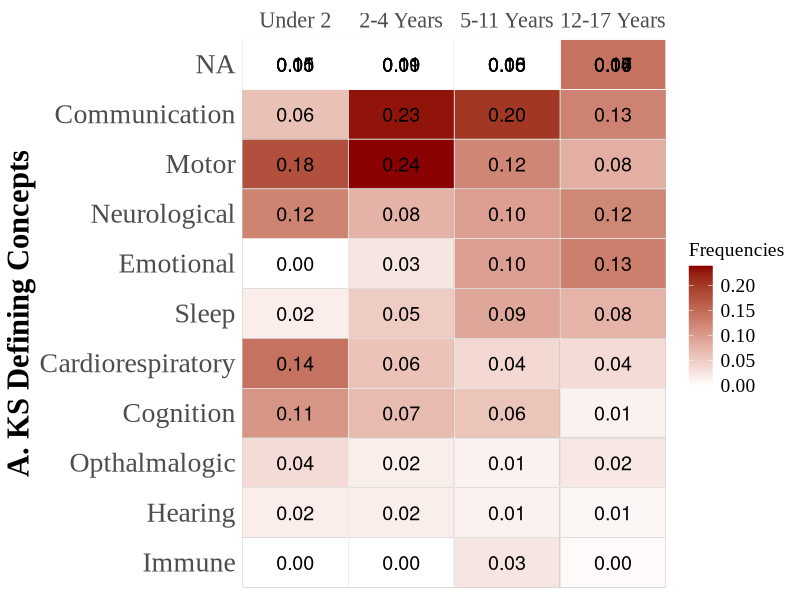
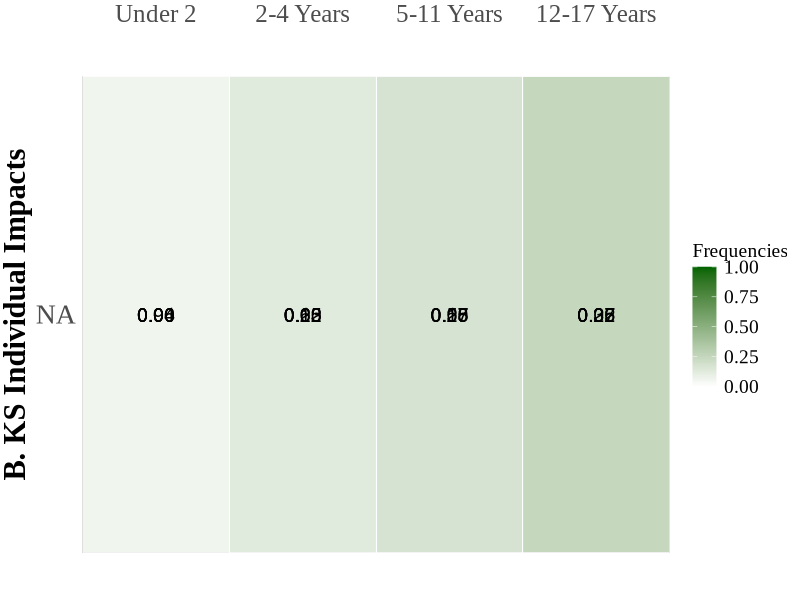
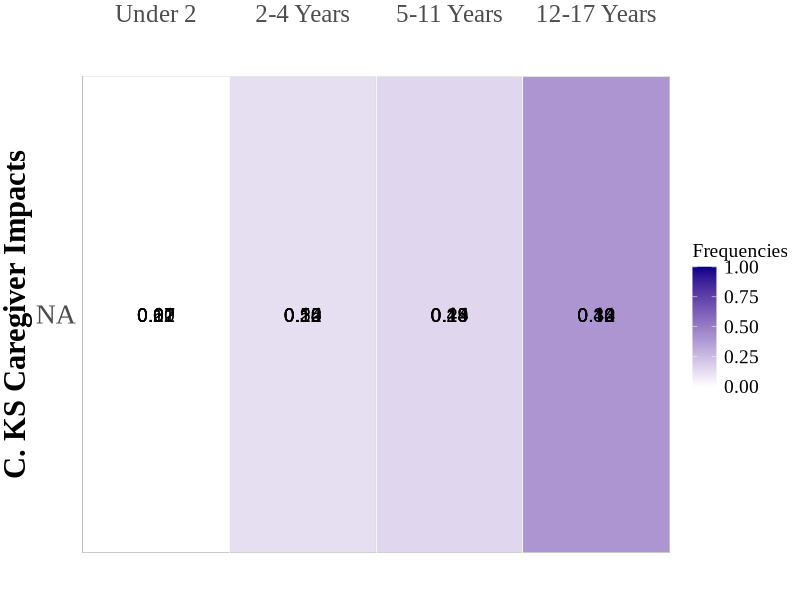
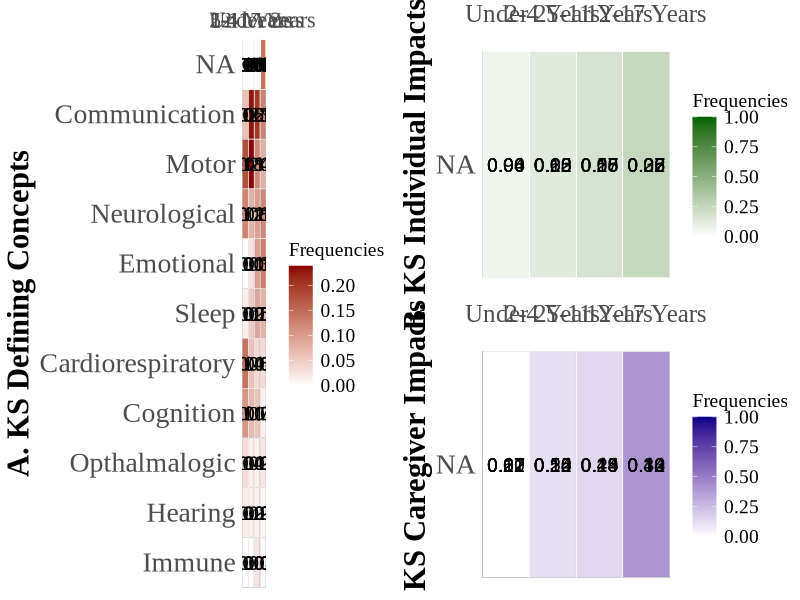

R code for these plots, in order:
## ---- chunk 1
knitr::opts_chunk$set(echo = TRUE)
## ---- chunk 2
library(cowplot)
library(ggpubr)
library(tidyverse)
library(gridExtra)


## ---- chunk 3
#load in data
KS_data <- read.csv("KS_lifespan.csv")
KS_data$X <- str_replace(KS_data$X, " impact", "")
KS_data$X <- str_replace(KS_data$X, " and ", " & ")

#defining concepts subset data
concepts <- KS_data[2:15, -6]

#rename for ease
concepts <- rename(concepts, Symptoms = `X`)
concepts <- rename(concepts, `< 2` = `under.2.years.of.age..infancy...N.16.`,
                   `2-4` = `X2.4.years.of.age...early.childhood...N.15.`,
                   `5-11` = `X5.11.years.of.age..late.childhood...N.13.`,
                   `12-17` = `X12.17.years.of.age..adolescence.and.teenage.years...N.6.`)

#find sum of individual columns
conc_csums <- colSums(concepts[ , -1])

#divide cell values by column total for frequency
#put frequency values in new columns
concepts <- concepts |>
  mutate(
    `Under 2` = `< 2` / conc_csums[1],
    `2-4 Years` = `2-4` / conc_csums[2],
    `5-11 Years` = `5-11` / conc_csums[3],
    `12-17 Years` = `12-17` / conc_csums[4]
  )

#format for graphing
concepts_2 <- select(concepts, -`< 2`, -`2-4`, -`5-11`, -`12-17`)
concepts_2 <- pivot_longer(concepts_2, cols = c(`Under 2`, `2-4 Years`, `5-11 Years`, `12-17 Years`), names_to = "age", values_to = "Frequencies")

concepts_2$age <- factor(concepts_2$age, levels = c("Under 2", "2-4 Years", "5-11 Years", "12-17 Years"))

concepts_2$Symptoms <- factor(concepts_2$Symptoms, levels = c("Immune", "Hearing", 
                                                              "Opthalmalogic", "Post−pubertal regression",
                                                              "Cognition", "Cardiorespiratory",  "Sleep",
                                                              "Emotional", "Gastrointentinal", 
                                                              "Neurological",
                                                              "Behavioral  & Neurodevelopmental", "Motor",
                                                              "Communication"))
  
 

#heatmap
heatmap_1 <- ggplot(concepts_2, aes(x=age, y=Symptoms, fill= Frequencies)) +
   geom_tile(color = "black") +  
   geom_tile(color = "white", fill = NA) +  
   geom_tile(color = "white", fill = NA) +  
   geom_text(aes(label = sprintf("%.2f", Frequencies)), color = "black", size = 5) +  # Add text labels
   scale_fill_gradient(low="white", high="darkred") + 
   labs(x = NULL, y = "A. KS Defining Concepts")+
   scale_x_discrete(expand = c(0, 0), position = 'top', labels = c("Under 2", limits = c(0, 1))) +
   theme_minimal() +  
   theme(panel.grid = element_blank())+
   theme(
    panel.grid = element_blank(),
    axis.text.y = element_text(family = "Times New Roman", size = 20),
    axis.text.x = element_text(family = "Times New Roman", size = 16),
    plot.title = element_text(family = "Times New Roman", size = 10), 
    legend.title = element_text(family = "Times New Roman", size = 14), 
    legend.text = element_text(family = "Times New Roman", size = 14),
    axis.title.y = element_text(family = "Times New Roman", face = "bold", size = 22)
  )

heatmap_1
 
## ---- chunk 4
#individual impacts subset data
ind_impacts <- KS_data[18:21, -6]

ind_impacts <- rename(ind_impacts, Impacts = `X`)
ind_impacts <- rename(ind_impacts, `< 2` = `under.2.years.of.age..infancy...N.16.`,
                   `2-4` = `X2.4.years.of.age...early.childhood...N.15.`,
                   `5-11` = `X5.11.years.of.age..late.childhood...N.13.`,
                   `12-17` = `X12.17.years.of.age..adolescence.and.teenage.years...N.6.`)


#find sum of individual columns
ind_csums <- colSums(ind_impacts[ ,-1])

#divide cell values by column total for frequency
#put frequency values in new columns
ind_impacts <- ind_impacts |>
  mutate(
    `Under 2` = `< 2` / ind_csums[1],
    `2-4 Years` = `2-4` / ind_csums[2],
    `5-11 Years` = `5-11` / ind_csums[3],
    `12-17 Years` = `12-17` / ind_csums[4]
  )

#format for graphing
ind_impacts_2 <- select(ind_impacts, -`< 2`, -`2-4`, -`5-11`, -`12-17`)
ind_impacts_2 <- pivot_longer(ind_impacts_2, cols = c(`Under 2`, `2-4 Years`, `5-11 Years`, `12-17 Years`), names_to = "age", values_to = "Frequencies")

ind_impacts_2$age <- factor(ind_impacts_2$age, levels = c("Under 2", "2-4 Years", "5-11 Years", "12-17 Years"))

ind_impacts_2$Impacts <- factor(ind_impacts_2$Impacts, levels = c("Education impact",
                                                                  "Daily living impact",
                                                                  "Social impact",
                                                                  "Health impact"))
#heatmap
heatmap_2 <- ggplot(ind_impacts_2, aes(x=age, y=Impacts, fill= Frequencies)) +
   geom_tile(color = "black") +  
   geom_tile(color = "white", fill = NA) + 
   geom_tile(color = "white", fill = NA) +  
   geom_text(aes(label = sprintf("%.2f", Frequencies)), color = "black", size = 5) +  # Add text labels
   scale_fill_gradient(low = "white", high = "darkgreen", limit = c(0,1))+
   labs(x = NULL, y = "B. KS Individual Impacts")+
   scale_x_discrete(expand = c(0, 0),position = 'top') +
   theme_minimal() +  
   theme(panel.grid = element_blank())+
  theme(
    panel.grid = element_blank(),
    axis.text.y = element_text(family = "Times New Roman", size = 20),
    axis.text.x = element_text(family = "Times New Roman", size = 18),
    plot.title = element_text(family = "Times New Roman", size = 10), 
    legend.title = element_text(family = "Times New Roman", size = 14), 
    legend.text = element_text(family = "Times New Roman", size = 14),
    axis.title.y = element_text(family = "Times New Roman", face = "bold", size = 22),
    plot.margin = margin(t = 0, r = .1, b = 0, l = .1, unit = "cm")
  )

heatmap_2
## ---- chunk 5
#caregiver impacts subset data
care_impacts <- KS_data[24:27, -6]

care_impacts <- rename(care_impacts, Impacts = `X`)
care_impacts <- rename(care_impacts, `< 2` = `under.2.years.of.age..infancy...N.16.`,
                   `2-4` = `X2.4.years.of.age...early.childhood...N.15.`,
                   `5-11` = `X5.11.years.of.age..late.childhood...N.13.`,
                   `12-17` = `X12.17.years.of.age..adolescence.and.teenage.years...N.6.`)

#find sum of individual columns
care_csums <- colSums(care_impacts[ ,-1])

#divide cell values by column total for frequency
#put frequency values in new columns
care_impacts <- care_impacts |>
  mutate(
    `Under 2` = `< 2` / care_csums[1],
    `2-4 Years` = `2-4` / care_csums[2],
    `5-11 Years` = `5-11` / care_csums[3],
    `12-17 Years` = `12-17` / care_csums[4]
  )

#format for graphing
care_impacts_2 <- select(care_impacts, -`< 2`, -`2-4`, -`5-11`, -`12-17`)
care_impacts_2 <- pivot_longer(care_impacts_2, cols = c(`Under 2`, `2-4 Years`, `5-11 Years`, `12-17 Years`), names_to = "age", values_to = "Frequencies")

care_impacts_2$age <- factor(care_impacts_2$age, levels = c("Under 2", "2-4 Years", "5-11 Years", "12-17 Years"))

care_impacts_2$Impacts <- factor(care_impacts_2$Impacts, levels = c("Education impact",
                                                                  "Daily living impact",
                                                                  "Social impact",
                                                                  "Health impact"))

heatmap_3 <- ggplot(care_impacts_2, aes(x=age, y=Impacts, fill= Frequencies)) +
   geom_tile(color = "black") +  
   geom_tile(color = "white", fill = NA) +  
   geom_text(aes(label = sprintf("%.2f", Frequencies)), color = "black", size = 5) +  #add numbers on heatmap
   scale_fill_gradient(low="white", high="darkblue", limits = c(0,1)) + 
   labs(x = NULL, y = "C. KS Caregiver Impacts")+
   scale_x_discrete(expand = c(0, 0),position = 'top') +
   theme_minimal() +  
   theme(panel.grid = element_blank())+
   theme(
    panel.grid = element_blank(),
    axis.text.y = element_text(family = "Times New Roman", size = 20),
    axis.text.x = element_text(family = "Times New Roman", size = 18),
    plot.title = element_text(family = "Times New Roman", size = 10), 
    legend.title = element_text(family = "Times New Roman", size = 14), 
    legend.text = element_text(family = "Times New Roman", size = 14),
    axis.title.y = element_text(family = "Times New Roman", face = "bold", size = 22),
    plot.margin = margin(t = 0, r = .1, b = 0, l = .1, unit = "cm")
   )
heatmap_3
     
## ---- chunk 6
#plots in same place
grid.arrange(heatmap_1, arrangeGrob(heatmap_2, heatmap_3), ncol=2)

